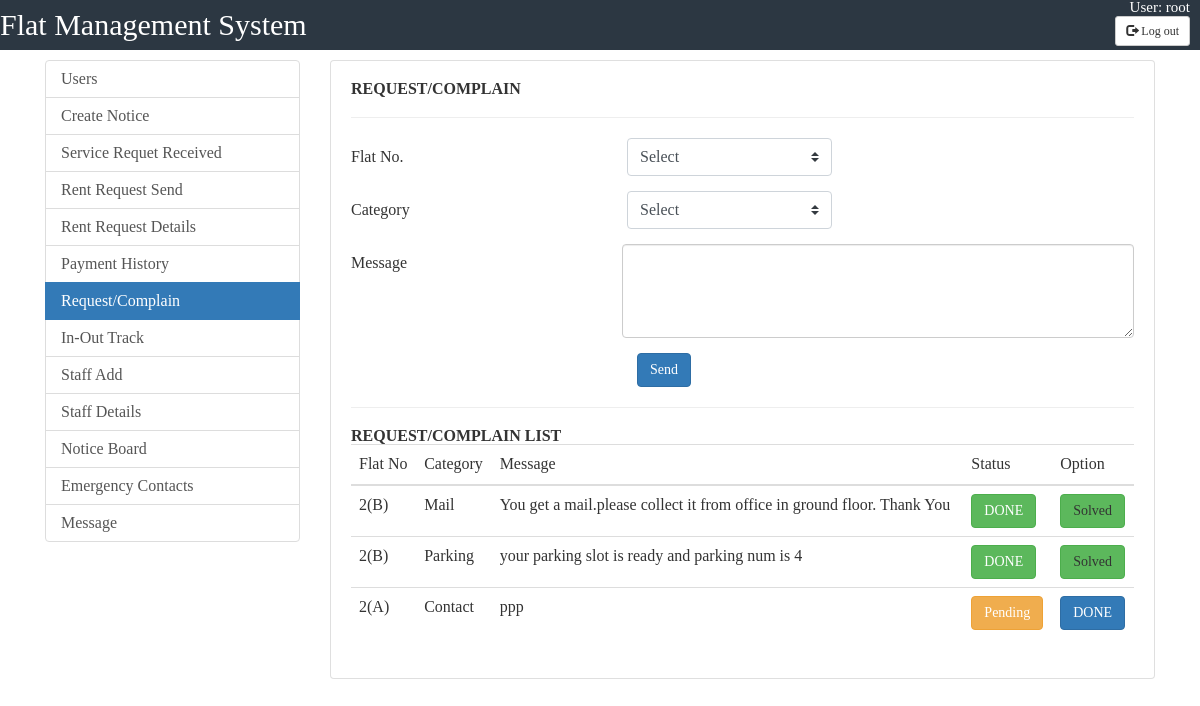
Screenshot of /caretaker/send_msg.php (signed in) with the database file from the repository.
### tables this page shows
CREATE TABLE `service` (
  `id` int(25) NOT NULL,
  `flat_no` varchar(100) NOT NULL,
  `problem` varchar(100) NOT NULL,
  `date` varchar(100) NOT NULL,
  `status` int(2) NOT NULL DEFAULT '0',
  `manager` int(1) NOT NULL DEFAULT '0',
  `msg` varchar(1000) DEFAULT NULL
);

### caretaker/send_msg.php (the view, shortened to what this page needs)
<?php
include_once("../includes/db.php");
$query ="Select COUNT(id) from service where manager=0 AND status=0 ";
$result = mysqli_query( $con, $query );
$row = mysqli_fetch_array( $result );
$count = $row[ 'COUNT(id)' ];
?>
<html>
<head>
	<link href="//maxcdn.bootstrapcdn.com/bootstrap/4.1.1/css/bootstrap.min.css" rel="stylesheet" id="bootstrap-css">
	<link rel="stylesheet" href="https://maxcdn.bootstrapcdn.com/bootstrap/3.3.7/css/bootstrap.min.css">
	<link rel="stylesheet" href="../css/user.css">
	</head>
<body>
	<div class="header">
		<div class="logo">
			<ul>
				<li id="logo">Flat Management System</li>
				<li id="user">User:
					<?php echo $_SESSION['u_id'];?>
				</li><br>
				<form action="<?php $_PHP_SELF ?>" method="post">
				<li id="button"><button  name="logout" type="submit" class="btn btn-default btn-sm">
          <span class="glyphicon glyphicon-log-out"></span> Log out
        </button>
				</li>
				</form>
			</ul>
		</div>
	</div>
	<div class="container">
		<div class="row">
			<div class="col-md-3 ">
				<div class="list-group ">
					<a href="caretaker.php" class="list-group-item list-group-item-action">Users</a>
					<a href="create_notice.php" class="list-group-item list-group-item-action ">Create Notice</a>
					<a href="requests.php" class="list-group-item list-group-item-action">Service Requet Received<span class="fa fa-globe" style="color: red;font-weight: 800;padding: 5px;"><?php if($count!=0)echo $count;?></span></a>
					<a href="rent.php" class="list-group-item list-group-item-action ">Rent Request Send</a>
					<a href="payment_received.php" class="list-group-item list-group-item-action">Rent Request Details</a>
					<a href="payment_history.php" class="list-group-item list-group-item-action ">Payment History</a>
					<a href="#" class="list-group-item list-group-item-action active">Request/Complain</a>
					<a href="io_tracker.php" class="list-group-item list-group-item-action">In-Out Track</a>
					<a href="staff_Add.php"  class="list-group-item list-group-item-action">Staff Add</a>
					<a href="staff_view.php"  class="list-group-item list-group-item-action">Staff Details</a>
					<a href="../notice_board.php" target="_blank"  class="list-group-item list-group-item-action">Notice Board</a>
					<a href="../emergency.php" target="_blank" class="list-group-item list-group-item-action">Emergency Contacts</a>
					<a href="../messaging/message.php"  target="_blank" class="list-group-item list-group-item-action">Message</a>
				</div>
			</div>
			<div class="col-md-9">
				<div class="card">
					<div class="card-body">
						<div class="row">
							<div class="col-md-12">
								<h4 style="text-transform: uppercase; font-weight: bold;">Request/Complain</h4>
								<hr>
							</div>
						</div>
						<div class="row">
							<div class="col-md-12">
								<form action="<?php $_PHP_SELF; ?>" method="post">
								<div class="form-group row">
										<label for="flatno" class="col-4 col-form-label">Flat No.</label>
										<div class="col-8">
											<SELECT class="custom-select" style="width:40%; margin-left:5px;   float:left;" onChange="this.form.flatno.value=this.options[this.selectedIndex].value">
												<OPTION VALUE="">Select
													<OPTION VALUE="1(A)">1(A)
											</SELECT>
										</div>
									</div>
									<div class="form-group row">
										<label for="category" class="col-4 col-form-label">Category</label>
										<div class="col-8">
											<SELECT class="custom-select" style="width:40%; margin-left:5px;   float:left;" onChange="this.form.category.value=this.options[this.selectedIndex].value">
												<OPTION VALUE="">Select
													<OPTION VALUE="Contact">Contact
											</SELECT>
										</div>
									</div>
									<div class="form-group row">
                                            <label for="messenge" class="col-4 col-form-label">Message</label>
                                            <div class="col-8">
                                                <textarea id="messenge" name="messenge" cols="40" rows="4" class="form-control"></textarea>
                                            </div>
                                        </div>
										<div class="form-group row">
                                            <div class="offset-4 col-8">
                                               	<button name="submit" type="submit" class="btn btn-primary" style="margin-left:15px;">Send</button>
                                            </div>
                                        </div>
									<hr>
							<div class="row">
							<div class="col-md-12">
								<h4 style="text-transform: uppercase; font-weight: bold;">Request/Complain List</h4>
							</div>
							</div>
								<div class="table-responsive">
										<table class="table">
											<tbody>
												<thead>
													<th>Flat No</th>
													<th>Category</th>
													<th>Message</th>
													<th>Status</th>
													<th>Option</th>
												</thead>
<?php
	include_once( "../includes/db.php" );
	$sql="Select * from service where  	manager=1";
	$result = mysqli_query( $con, $sql );
	while ( $res = mysqli_fetch_array( $result ) ) {
		$statuscheck=$res['status'];
		echo "<tr>";
		echo "<td>" . $res[ 'flat_no' ] . "</td>";
		echo "<td>" . $res[ 'problem' ] . "</td>";
		echo "<td>" . $res[ 'msg' ] . "</td>";
		if($res <0){
		echo "<td>"."Data Not Found!!"."</td>";
		}else{
		if($res[ 'status' ]==0)
		{
			$stat="Pending";
			echo "<td>" ."<span class='btn btn-warning'>".$stat."</span>". "</td>";
		}
			else{
				$stat="DONE";
				echo "<td>" ."<span class='btn btn-success'>".$stat."</span>". "</td>";
			}
		}
		if($statuscheck==0)
			{
				echo "<td> <a class='btn btn-primary' href=\"msg_done.php?id=$res[id]\">DONE</a></td>";
			}else{
				echo "<td><a class='btn btn-success'>Solved</a></td>";
			}
	}
?>
											</tbody>
										</table>
									</div>
								</form>
							</div>
						</div>
					</div>
				</div>
			</div>
		</div>
	</div>
</body>
</html>

### css/user.css (style rules this page uses)
html,body,div,span,applet,object,iframe,h1,h2,h3,h4,h5,h6,p,blockquote,pre,a,abbr,acronym,address,big,cite,code,del,dfn,em,img,ins,kbd,q,s,samp,small,strike,strong,sub,sup,tt,var,b,u,i,center,dl,dt,dd,ol,ul,li,fieldset,form,label,legend,table,caption,tbody,tfoot,thead,tr,th,td,article,aside,canvas,details,embed,figure,figcaption,footer,header,hgroup,menu,nav,output,ruby,section,summary,time,mark,audio,video { margin: 0; padding: 0; border: 0; font-size: 100%; font: inherit; vertical-align: baseline; }
body { line-height: 1; }
ol,ul { list-style: none; }
table { border-collapse: collapse; border-spacing: 0; }
.header { height:50px; background-color: #2c3742; margin-bottom: 10px; }
.header ul { text-decoration: none; color: white; }
.header ul li { float:left; }
#logo { font-size:30px; margin:0px; padding:10px 0px; color:#fff; }
#user,#button { float:right; margin-right: 10px; font-size: 15px; }

### rows the page displays
service: flat_no "2(B)", problem "Mail", msg "You get a mail.please collect it from office in ground floor. Thank You", status "DONE", shows "Solved"
service: flat_no "2(B)", problem "Parking", msg "your parking slot is ready and parking num is 4", status "DONE", shows "Solved"
service: flat_no "2(A)", problem "Contact", msg "ppp", status "Pending"

### other values shown
$_SESSION['u_id'] "root"
